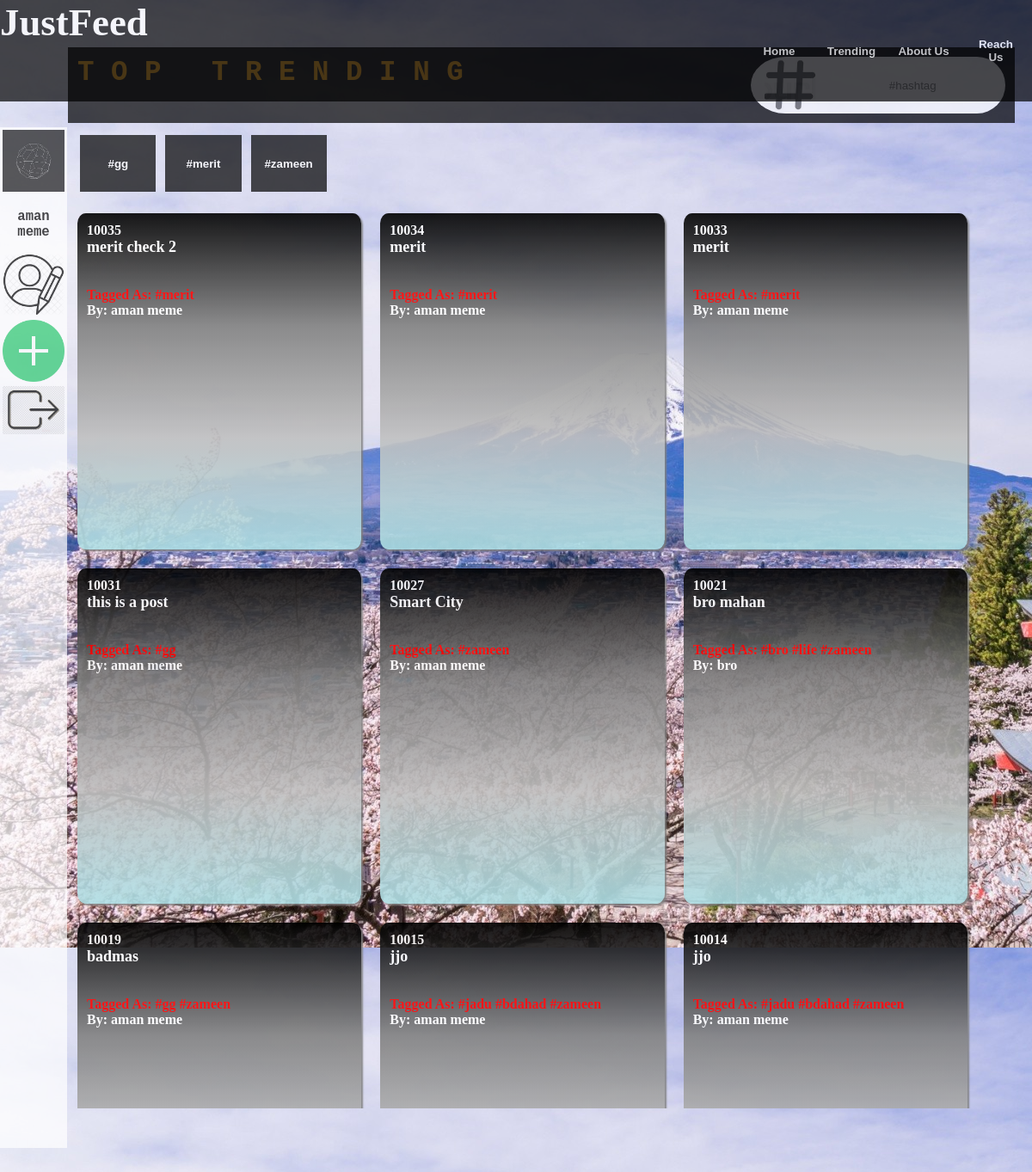
The app's page /search.php (signed in) with its own data.
### tables this page shows
CREATE TABLE `tags` (
  `tag` varchar(20) NOT NULL,
  `number` int(11) DEFAULT NULL
);

CREATE TABLE `article` (
  `articleid` int(11) NOT NULL,
  `heading` varchar(50) DEFAULT NULL,
  `article` text DEFAULT NULL,
  `userid` int(11) DEFAULT NULL,
  `upfeed` int(11) DEFAULT 0,
  `downfeed` int(11) DEFAULT 0,
  `tags` varchar(50) DEFAULT NULL,
  `uploadtime` datetime DEFAULT current_timestamp()
);

CREATE TABLE `users` (
  `name` text NOT NULL,
  `email` text NOT NULL,
  `pass` text NOT NULL,
  `age` date NOT NULL,
  `prof` text NOT NULL,
  `loca` text NOT NULL,
  `picname` text NOT NULL,
  `userid` int(11) NOT NULL,
  `merit` int(11) NOT NULL,
  `article` int(11) NOT NULL,
  `upfeed` varchar(500) NOT NULL,
  `downfeed` varchar(500) NOT NULL,
  `saved` varchar(500) NOT NULL
);

### search.php (the view, shortened to what this page needs)
<html>
<head>
<link rel="stylesheet" href="login.css"></link>
<link rel="stylesheet" href="search.css"></link>
</head>
<body>
<?php
$connect=mysqli_connect("127.0.0.1","root","");
mysqli_select_db($connect,"JustFeed");
?>
<div id="mainfeed">
	<div class="panels" id="upperpanel">
		<form action="searchbar.php">
		<b id="tit">T O P &nbsp;  T R E N D I N G </b>
		</form>
	</div>
	<div id="trendingpanel">
		<?php
		mysqli_select_db($connect,"justfeed");
		$tr1 = mysqli_query($connect,"select max(number) from tags");
		$tr1row = mysqli_fetch_array($tr1);
		$tr2 = mysqli_query($connect,"select max(number) from tags where number<'$tr1row[0]' ");
		$tr2row = mysqli_fetch_array($tr2);
		$tr3 = mysqli_query($connect,"select max(number) from tags where number<'$tr2row[0]' ");
		$tr3row=mysqli_fetch_array($tr3);
		$trname = mysqli_query($connect,"select tag from tags where number = '$tr1row[0]' or number='$tr2row[0]' or number='$tr3row[0]' limit 3 ");
		while(	$trnamerow = mysqli_fetch_array($trname))
		{
		?> 	<button class="trendbutton" id="t" onclick="searchbar.value='<?php echo $trnamerow[0]; ?>';searchtag.click(); ">
						<?php echo $trnamerow[0];
																							}?>
		 </button>
	</div>
	<div id="feedpanel">
		<?php
		$tg = mysqli_query($connect,"select tag from tags where number = '$tr1row[0]' ");
		$tgrow = mysqli_fetch_array($tg);
		$tagname="%".$tgrow[0]."%";
		$tg2 = mysqli_query($connect,"select tag from tags where number = '$tr2row[0]' ");
		$tgrow2 = mysqli_fetch_array($tg2);
		$tagname2="%".$tgrow2[0]."%";
		$tg3 = mysqli_query($connect,"select tag from tags where number = '$tr3row[0]' ");
		$tgrow3 = mysqli_fetch_array($tg3);
		$tagname3="%".$tgrow3[0]."%";
		$q = mysqli_query($connect,"select * from article  where tags like '$tagname' or tags like '$tagname2' or tags like '$tagname3' order by uploadtime desc");
		 while($articles = mysqli_fetch_array($q))
		  {
					?>
				<div class = "feed" onclick="window.location = 'viewpost.php?artid=<?php echo $articles[0]; ?>' "">
				<b id="aid">	<?php echo $articles[0]; ?><br></b>
				<b id="tt">		<?php echo $articles[1]; ?><br></b><br><br>
				<b id="taag">	Tagged As:&nbsp;<?php echo $articles[6]; ?><br></b>
				<b id="naa">	By:&nbsp;<?php $naam=mysqli_query($connect,"select name from users where userid='$articles[3]'");
										$naamarr=mysqli_fetch_array($naam);
										echo$naamarr[0];?> </b><br>
				</div>
			<?php
			}
		?>
	</div>
</div>
</body>
</html>

### login.css (style rules this page uses)
body { background-size : cover; overflow : hidden; background : url("Background/gg.jpg") 0 0; font-family : cursive; scroll-behavior: smooth; }
#navbar { width : 100%; position : fixed; top:0; left:0; height : 8%; background-color: black; opacity : 0.7; color : white; font-weight: bold; font-size : 280%; overflow : hidden; z-index : 5; }
.navbutton { height : 100%; width : 7%; float : right; color : white; border: none; background-color : black; color : white; padding : 1%; font-weight : bold; overflow:hidden; }
#sidebar { width : 6%; padding : 3px; top:10%; left:0; position : fixed; height : 80%; background-color: white; white-space: wrap; font-size: 120%; font-weight:bold; font-family: monospace; text-align:center; animation : move_right; animation-duration: 2s; opacity:0.7; overflow-wrap: break-word; z-index : 5; }
.sideicon { width:100%; margin-bottom:7%; border: none; }
#mainfeed { width : 93%; margin-top : 3%; float : right; height : 90%; padding : 1%; overflow : auto; white-space: wrap; animation : rise; animation-duration: 1s; }
.feed { width : 28%; height : 35%; float : left; //border-top : 20px solid black; //border-bottom : 20px solid black; border-radius:3%; //background-color: rgba(0,0,0,85%); background-image: linear-gradient(to bottom,black,grey,silver,powderblue); color: white; box-shadow: 2px 2px 2px grey; margin : 1%; padding : 1%; opacity : 0.9; }
#tt { text-align:center; font-size:18px; overflow:auto; }
#taag { color:red; font-size:16px; }

### search.css (style rules this page uses)
#mainfeed { overflow : hidden; }
#upperpanel { width:98%; height:5%; background : black; opacity: 0.7; color : orange; font-family: monospace; font-weight : bold; font-size : 250%; padding : 1%; overflow : hidden; }
#trendingpanel { width:100%; height:5%; margin-top:1%; padding : 0.3%; overflow : hidden; }
#feedpanel { width:100%; height:80%; margin-top:1%; overflow : auto; }
.trendbutton { position : relative; opacity : 0.7; background-color : black; color: white; border: none; height : 100%; min-width : 8%; margin-left : 1%; text-align : center; animation: move_left; animation-duration: 2s; font-weight: bold; }

### records on screen
tags: tag "#gg"
tags: tag "#merit"
tags: tag "#zameen"
article: articleid "10035", heading "merit check 2", tags "#merit", userid.name "aman meme"
article: articleid "10034", heading "merit", tags "#merit", userid.name "aman meme"
article: articleid "10033", heading "merit", tags "#merit", userid.name "aman meme"
article: articleid "10031", heading "this is a post", tags "#gg", userid.name "aman meme"
article: articleid "10027", heading "Smart City", tags "#zameen", userid.name "aman meme"
article: articleid "10021", heading "bro mahan", tags "#bro #life #zameen", userid.name "bro"
article: articleid "10019", heading "badmas", tags "#gg #zameen", userid.name "aman meme"
article: articleid "10015", heading "jjo", tags "#jadu #bdahad #zameen", userid.name "aman meme"
article: articleid "10014", heading "jjo", tags "#jadu #bdahad #zameen", userid.name "aman meme"
